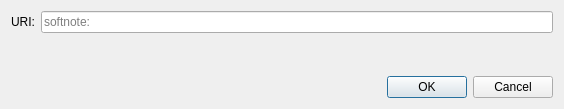
<?xml version="1.0" encoding="UTF-8"?>
<ui version="4.0">
 <class>OpenURIDialog</class>
 <widget class="QDialog" name="OpenURIDialog">
  <property name="geometry">
   <rect>
    <x>0</x>
    <y>0</y>
    <width>564</width>
    <height>109</height>
   </rect>
  </property>
  <property name="windowTitle">
   <string>Open softnote URI</string>
  </property>
  <layout class="QVBoxLayout" name="verticalLayout">
   <item>
    <layout class="QHBoxLayout" name="horizontalLayout">
     <item>
      <widget class="QLabel" name="label">
       <property name="text">
        <string>URI:</string>
       </property>
      </widget>
     </item>
     <item>
      <widget class="QValidatedLineEdit" name="uriEdit">
       <property name="placeholderText">
        <string notr="true">softnote:</string>
       </property>
      </widget>
     </item>
    </layout>
   </item>
   <item>
    <spacer name="verticalSpacer">
     <property name="orientation">
      <enum>Qt::Vertical</enum>
     </property>
     <property name="sizeHint" stdset="0">
      <size>
       <width>20</width>
       <height>40</height>
      </size>
     </property>
    </spacer>
   </item>
   <item>
    <widget class="QDialogButtonBox" name="buttonBox">
     <property name="orientation">
      <enum>Qt::Horizontal</enum>
     </property>
     <property name="standardButtons">
      <set>QDialogButtonBox::Cancel|QDialogButtonBox::Ok</set>
     </property>
    </widget>
   </item>
  </layout>
 </widget>
 <customwidgets>
  <customwidget>
   <class>QValidatedLineEdit</class>
   <extends>QLineEdit</extends>
   <header>qt/qvalidatedlineedit.h</header>
  </customwidget>
 </customwidgets>
 <resources/>
 <connections>
  <connection>
   <sender>buttonBox</sender>
   <signal>accepted()</signal>
   <receiver>OpenURIDialog</receiver>
   <slot>accept()</slot>
   <hints>
    <hint type="sourcelabel">
     <x>248</x>
     <y>254</y>
    </hint>
    <hint type="destinationlabel">
     <x>157</x>
     <y>274</y>
    </hint>
   </hints>
  </connection>
  <connection>
   <sender>buttonBox</sender>
   <signal>rejected()</signal>
   <receiver>OpenURIDialog</receiver>
   <slot>reject()</slot>
   <hints>
    <hint type="sourcelabel">
     <x>316</x>
     <y>260</y>
    </hint>
    <hint type="destinationlabel">
     <x>286</x>
     <y>274</y>
    </hint>
   </hints>
  </connection>
 </connections>
</ui>
